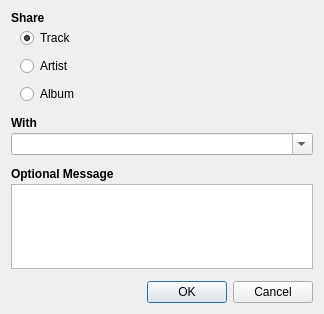
<ui version="4.0" >
 <class>ShareDialog</class>
 <widget class="QDialog" name="ShareDialog" >
  <property name="geometry" >
   <rect>
    <x>0</x>
    <y>0</y>
    <width>324</width>
    <height>314</height>
   </rect>
  </property>
  <property name="windowTitle" >
   <string>Share with Friends</string>
  </property>
  <property name="modal" >
   <bool>false</bool>
  </property>
  <layout class="QVBoxLayout" name="verticalLayout_2" >
   <property name="spacing" >
    <number>3</number>
   </property>
   <item>
    <widget class="QLabel" name="label" >
     <property name="font" >
      <font>
       <weight>75</weight>
       <bold>true</bold>
      </font>
     </property>
     <property name="text" >
      <string>Share</string>
     </property>
    </widget>
   </item>
   <item>
    <layout class="QVBoxLayout" name="verticalLayout" >
     <property name="spacing" >
      <number>8</number>
     </property>
     <property name="leftMargin" >
      <number>9</number>
     </property>
     <property name="bottomMargin" >
      <number>9</number>
     </property>
     <item>
      <widget class="QRadioButton" name="track" >
       <property name="text" >
        <string>Track</string>
       </property>
       <property name="checked" >
        <bool>true</bool>
       </property>
      </widget>
     </item>
     <item>
      <widget class="QRadioButton" name="artist" >
       <property name="text" >
        <string>Artist</string>
       </property>
      </widget>
     </item>
     <item>
      <widget class="QRadioButton" name="album" >
       <property name="text" >
        <string>Album</string>
       </property>
      </widget>
     </item>
    </layout>
   </item>
   <item>
    <widget class="QLabel" name="label_2" >
     <property name="font" >
      <font>
       <weight>75</weight>
       <bold>true</bold>
      </font>
     </property>
     <property name="text" >
      <string>With</string>
     </property>
    </widget>
   </item>
   <item>
    <layout class="QHBoxLayout" name="horizontalLayout_2" >
     <property name="leftMargin" >
      <number>0</number>
     </property>
     <property name="bottomMargin" >
      <number>9</number>
     </property>
     <item>
      <widget class="QComboBox" name="friends" >
       <property name="editable" >
        <bool>true</bool>
       </property>
      </widget>
     </item>
    </layout>
   </item>
   <item>
    <widget class="QLabel" name="label_3" >
     <property name="font" >
      <font>
       <weight>75</weight>
       <bold>true</bold>
      </font>
     </property>
     <property name="text" >
      <string>Optional Message</string>
     </property>
    </widget>
   </item>
   <item>
    <layout class="QHBoxLayout" name="horizontalLayout" >
     <property name="leftMargin" >
      <number>0</number>
     </property>
     <property name="bottomMargin" >
      <number>9</number>
     </property>
     <item>
      <widget class="QTextEdit" name="message" >
       <property name="tabChangesFocus" >
        <bool>true</bool>
       </property>
       <property name="acceptRichText" >
        <bool>true</bool>
       </property>
      </widget>
     </item>
    </layout>
   </item>
   <item>
    <widget class="QDialogButtonBox" name="buttons" >
     <property name="standardButtons" >
      <set>QDialogButtonBox::Cancel|QDialogButtonBox::Ok</set>
     </property>
    </widget>
   </item>
  </layout>
 </widget>
 <tabstops>
  <tabstop>friends</tabstop>
  <tabstop>message</tabstop>
 </tabstops>
 <resources/>
 <connections>
  <connection>
   <sender>buttons</sender>
   <signal>accepted()</signal>
   <receiver>ShareDialog</receiver>
   <slot>accept()</slot>
   <hints>
    <hint type="sourcelabel" >
     <x>81</x>
     <y>280</y>
    </hint>
    <hint type="destinationlabel" >
     <x>4</x>
     <y>234</y>
    </hint>
   </hints>
  </connection>
  <connection>
   <sender>buttons</sender>
   <signal>rejected()</signal>
   <receiver>ShareDialog</receiver>
   <slot>reject()</slot>
   <hints>
    <hint type="sourcelabel" >
     <x>113</x>
     <y>272</y>
    </hint>
    <hint type="destinationlabel" >
     <x>-7</x>
     <y>271</y>
    </hint>
   </hints>
  </connection>
 </connections>
</ui>
